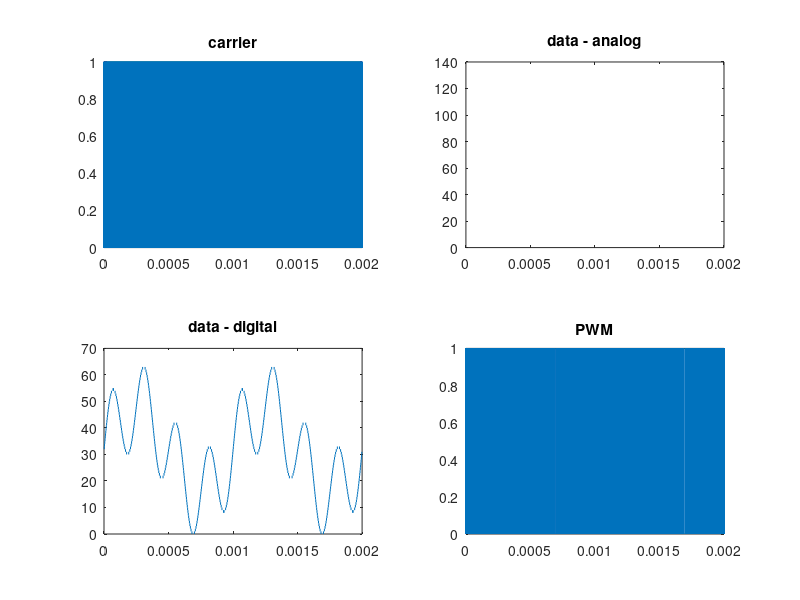
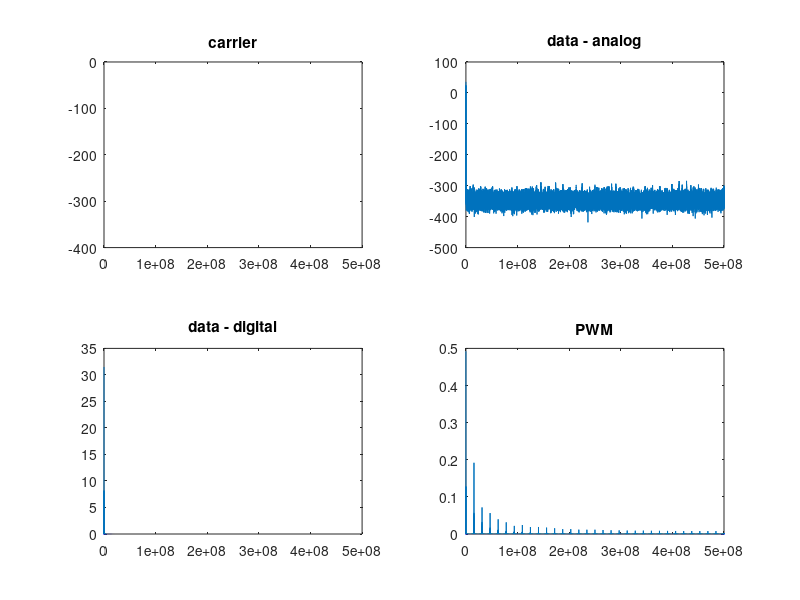

These figures' MATLAB source, in order: (Note: this script raises an error after producing the figures.)
clc; ; close all;

%% SIMULATION PARAMETERS
DATA_BITS = 6;
PWM_STEPS = 2^DATA_BITS;
UPSAMPLING = 100;
DATA_CYCLES = 2;

carrier_freq = 10e6;
carrier_period = 1/carrier_freq;

clk_freq = carrier_freq * UPSAMPLING;
clk_period = 1/clk_freq;

% TEST 01 -> pwm_freq is (clk_freq * 2^DATA_BITS)
pwm_period = carrier_period * PWM_STEPS;
pwm_freq = 1/pwm_period;

% % TEST 02 -> pwm_freq is data_samp_freq
% pwm_freq = 50e3;
% pwm_period = 1/pwm_freq;

data_freq = 1e3;
data_period = 1/data_freq;
data_amp = (2^DATA_BITS)/2;

N = DATA_CYCLES * (data_period/clk_period);


%% SIGNALS
% time vector
t = (0:N-1)*clk_period;

% RF carrier from PLL2
carrier = (square(carrier_freq*2*pi*t) + 1)/2;

% data from GNURadio
data_an = data_amp * (sin(data_freq*2*pi*t) + sin(4000*2*pi*t));
data_an = data_an - min(data_an);
data_quant = max(data_an*2) / (2^DATA_BITS-1);
% Modificacion hecha por el ando
% data_dig = uint8(round(data_an / data_quant));
data_dig = uint8(round(data_an / max(data_an) * (2^DATA_BITS-1)));


% PWM from data_dig
% TEST 01 -> pwm_freq is clk_freq * 2^DATA_BITS

pwm = uint8(zeros(1,N));

for i = 1:PWM_STEPS:N
    for j = 0:PWM_STEPS-1
        if j < data_dig(i)
            pwm(i+j) = 1;
        else
            pwm(i+j) = 0;
        end
    end
end

pwm = pwm(1:N);

% % PWM from data_dig
% % TEST 02 -> pwm_freq is data_samp_freq
% pwm = uint8(zeros(1,N));
% 
% for i = 1 : pwm_period*N/(DATA_CYCLES*data_period) : N
%     aux = data_dig(i);
%     for j = 0 : pwm_period*N/(DATA_CYCLES*data_period) - 1
%         data_dig(i+j) = aux;
%         if j < aux
%             pwm(i+j) = 1;
%         else
%             pwm(i+j) = 0;
%         end
%     end
% end


%% PLOT
figure(1);
subplot(221);   plot(t, carrier);       title('carrier');
subplot(222);   plot(t, data_an);       title('data - analog');
subplot(223);   plot(t, data_dig);      title('data - digital');
subplot(224);   plot(t, pwm);           title('PWM');


%% FREQUENCY
res_freq = clk_freq/N;
f = (0:N-1)*res_freq;

carrier_spec = abs(fft(carrier))/N;
data_an_spec = abs(fft(data_an))/N;
data_dig_spec = abs(fft(double(data_dig)))/N;
pwm_spec = abs(fft(double(pwm)))/N;


%% PLOT
figure(2);
subplot(221);   plot(f(1:N/2), mag2db(carrier_spec(1:N/2)));    title('carrier');
subplot(222);   plot(f(1:N/2), mag2db(data_an_spec(1:N/2)));    title('data - analog');
subplot(223);   plot(f(1:N/2), (data_dig_spec(1:N/2)));         title('data - digital');
subplot(224);   plot(f(1:N/2), (pwm_spec(1:N/2)));              title('PWM');



%% SIGNAL SIGNAL OUTPUT
am_dig = double(pwm) .* carrier;


%% FILTER
am_filtered = filter(BPF_NUM, 1, am_dig); 


%% FREQUENCY
am_filtered_spec = abs(fft(am_filtered))/N;


%% PLOT
% figure(3);
% subplot(111);   plot(f(1:N/2), mag2db(am_filtered_spec(1:N/2)));

figure(3);
subplot(211);   plot(f, am_filtered);
    title('am filtered');
    
subplot(212);   plot(f(.5*carrier_freq/res_freq : 1.5*carrier_freq/res_freq), ...
        mag2db(am_filtered_spec(.5*carrier_freq/res_freq : 1.5*carrier_freq/res_freq)));
    title('am filtered - spec');
% subplot(212);   plot(f, mag2db(am_filtered_spec));
%     title('am filtered - spec');


%% DEMODULATION
am_demod = amdemod(am_filtered, carrier_freq, clk_freq);
am_demod_spec = mag2db(abs(fft(am_demod))/N);


%% PLOT
figure(4);
subplot(311);   plot(t, am_demod*max(data_an)/max(am_demod));
    title('am demod');
subplot(312);   plot(f(1:N/2), am_demod_spec(1:N/2));
    title('am demod - full spec');
subplot(313);   plot(f(1:4*data_freq/res_freq), am_demod_spec(1:4*data_freq/res_freq));
    title('am demod - base band');


%%



figure
subplot(231)
plot(t, data_an), xlim([0, 2e-3]), ylim([-5 130]), grid on, 
title('Analog data signal @ 1 kHz + 4kHz'), xlabel('Time'), ylabel('Amplitude')

ax(1) = subplot(232)
plot(t, data_an), xlim([0, 1e-3]), ylim([-5 130]), grid on, 
title('Analog data signal @ 1 kHz + 4kHz'), xlabel('Time'), ylabel('Amplitude')

subplot(233);   plot(f(1:N/2), mag2db(data_an_spec(1:N/2))); xlim([0 25e3]), grid on, 
title('data - analog');

subplot(234)
plot(t, data_dig), xlim([0, 2e-3]),ylim([-5 69]), grid on, 
title('Analog data signal @ 1 kHz + 4kHz'), xlabel('Time'), ylabel('Amplitude')

subplot(236);   plot(f(1:N/2), (data_dig_spec(1:N/2))); xlim([0 25e3]), grid on,
title('data - digital');

ax(2) = subplot(235)
plot(t, data_dig), xlim([0, 1e-3]),ylim([-5 69]), grid on, 
title('Analog data signal @ 1 kHz + 4kHz'), xlabel('Time'), ylabel('Amplitude')
linkaxes(ax,'x')





figure
subplot(4,2,[1 2])
plot(t, carrier), xlim([0, 1e-6]), ylim([-0.2 1.2]), grid on, 
title('Carrier signal @ 10 MHz'), xlabel('Time'), ylabel('Amplitude')

ax2(1) = subplot(423);   
plot(t, pwm), ylim([-0.2 1.2]), grid on,           
title('PWM');

ax2(2) = subplot(425)
plot(t, data_an), ylim([-5 130]), grid on, 

ax3(1) = subplot(424);   
plot(t, pwm), ylim([-0.2 1.2]), grid on,           
title('PWM');

ax3(2) = subplot(426)
plot(t, data_an), ylim([-5 130]), grid on, 

subplot(4,2,[7 8])
plot(f(1:N/2), (pwm_spec(1:N/2)));


linkaxes(ax3,'x')
linkaxes(ax2,'x')



% 
% subplot(221);   plot(f(1:N/2), mag2db(carrier_spec(1:N/2)));    title('carrier');
% subplot(224);   plot(f(1:N/2), (pwm_spec(1:N/2)));              title('PWM');
